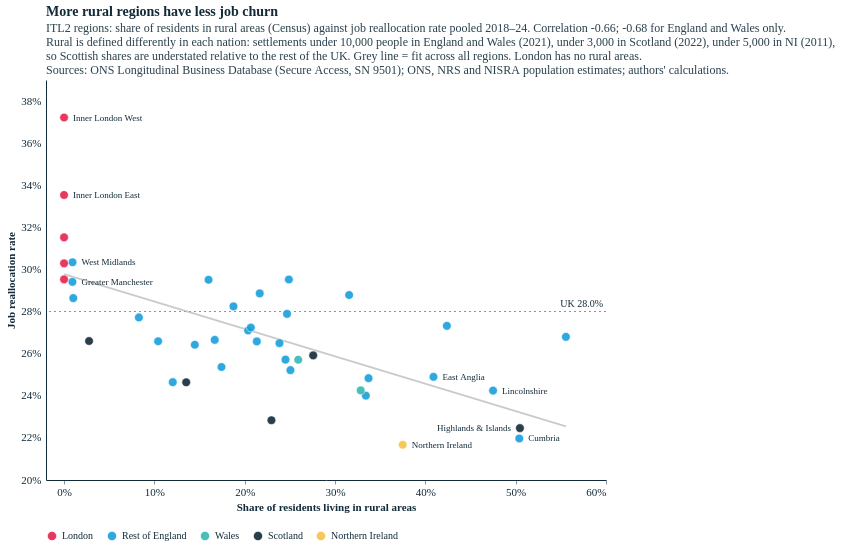

The notebook cell saved with this chart:
### Code cell
# Rural share vs reallocation, pooled 2018-24, all 41 regions, coloured by nation (definitions of "rural" differ by nation)
dr = d.copy()   # 2018-24 frame from the density scatter
dr["area"] = np.where(LONDON(dr), "London", dr.itl2_code.str[:3].map({"TLL": "Wales", "TLM": "Scotland", "TLN": "Northern Ireland"}).fillna("Rest of England"))
AREAS = ["London", "Rest of England", "Wales", "Scotland", "Northern Ireland"]
ACOLS = [ECO["red"], ECO["blue-light"], ECO["turquoise"], ECO["blue-dark"], ECO["yellow"]]
r_r = np.corrcoef(dr.realloc, dr.share_rural)[0, 1]
ew = dr[dr.area.isin(["London", "Rest of England", "Wales"])]; r_ew = np.corrcoef(ew.realloc, ew.share_rural)[0, 1]
print(f"Rural share vs reallocation 2018–24: r = {r_r:.2f} (41 regions); England & Wales only {r_ew:.2f}")

W, H = 560, 400
XR = alt.Scale(domain=[-2, 60], nice=False)
YR = alt.Scale(domain=[float(np.floor(dr.realloc.min() - 1)), float(np.ceil(dr.realloc.max() + 1))], zero=False, nice=False)
b = np.polyfit(dr.share_rural, dr.realloc, 1); fx = np.array([0, dr.share_rural.max()])
labs = place_labels(dr.assign(group=dr.area), "share_rural", "realloc", XR, YR, W, H, max_labels=9, max_len=22, pad=2)
rur = alt.layer(
    alt.Chart(pd.DataFrame({"v": [uk]})).mark_rule(strokeDash=[2, 3], color=TXT, opacity=0.5).encode(y=alt.Y("v:Q", scale=YR)),
    alt.Chart(pd.DataFrame({"x": [XR.domain[1]], "y": [uk]})).mark_text(align="right", baseline="bottom", dx=-3, dy=-3, fontSize=10, color=TXT)
       .encode(x=alt.X("x:Q", scale=XR), y=alt.Y("y:Q", scale=YR), text=alt.value(f"UK {uk:.1f}%")),
    alt.Chart(pd.DataFrame({"x": fx, "y": np.polyval(b, fx)})).mark_line(color=GREY, strokeWidth=1.8, opacity=0.7)
       .encode(x=alt.X("x:Q", scale=XR), y=alt.Y("y:Q", scale=YR)),
    alt.Chart(dr).mark_circle(size=75, opacity=0.9, stroke="white", strokeWidth=0.6).encode(
        x=alt.X("share_rural:Q", scale=XR, title="Share of residents living in rural areas", axis=alt.Axis(values=list(range(0, 61, 10)), labelExpr="datum.label + '%'")),
        y=alt.Y("realloc:Q", scale=YR, title="Job reallocation rate", axis=alt.Axis(labelExpr="datum.label + '%'")),
        color=alt.Color("area:N", scale=alt.Scale(domain=AREAS, range=ACOLS), legend=alt.Legend(title=None, orient="bottom")),
        tooltip=[alt.Tooltip("itl2_name:N", title="Region"), alt.Tooltip("share_rural:Q", format=".0f", title="Rural share (%)"),
                 alt.Tooltip("realloc:Q", format=".1f", title="Reallocation (%)")]),
    *[alt.Chart(labs.iloc[[i]]).mark_text(align=r["align"], dx=r["dx"], fontSize=9, color=TXT)
        .encode(x=alt.X("share_rural:Q", scale=XR), y=alt.Y("realloc:Q", scale=YR), text="short:N") for i, r in labs.iterrows()],
).properties(title=alt.Title("More rural regions have less job churn",
    subtitle=[f"ITL2 regions: share of residents in rural areas (Census) against job reallocation rate pooled 2018–24. Correlation {r_r:.2f}; {r_ew:.2f} for England and Wales only.",
              "Rural is defined differently in each nation: settlements under 10,000 people in England and Wales (2021), under 3,000 in Scotland (2022), under 5,000 in NI (2011),",
              "so Scottish shares are understated relative to the rest of the UK. Grey line = fit across all regions. London has no rural areas.", SOURCE]))
styles.save(rur, str(FIG), "reallocation_rural_share", width=W, height=H)
rur.properties(width=W, height=H)

### Figure 1 — Vega-Lite specification as saved in the notebook (floating-point values rounded to 4 significant figures)
{"config": {"background": "#fff", "font": "Circular Std", "text": {"color": "#122b39", "font": "Circular Std", "align": "left", "dx": 7, "dy": 0, "fontSize": 11}, "view": {"stroke": null, "continuousWidth": 350, "continuousHeight": 280, "discreteWidth": 400, "discreteHeight": 300}, "bar": {"color": "#179fdb"}, "line": {"color": "#e6224b"}, "rule": {"color": "#122b39"}, "point": {"filled": true, "size": 80, "color": "#e6224b", "opacity": 0.95}, "geoshape": {"stroke": "white", "strokeWidth": 0.3}, "axis": {"labelColor": "#122b39", "labelFontSize": 11, "labelFont": "Circular Std", "tickColor": "#122b39", "tickOpacity": 0.5, "domainColor": "#122b39", "domainOpacity": 1, "gridColor": "#122b39", "gridDash": [2, 2], "gridOpacity": 0.5, "title": null, "titleColor": "#122b39", "tickSize": 4, "grid": false, "domain": true}, "axisXDiscrete": {"grid": false, "labelAngle": 0, "tickCount": 10, "tickOpacity": 0.5, "title": null}, "axisYDiscrete": {"ticks": false, "labelPadding": 5, "grid": false}, "axisXTemporal": {"grid": false, "ticks": true}, "axisXQuantitative": {"grid": false}, "axisYQuantitative": {"gridColor": "#122b39", "gridDash": [1, 5], "gridOpacity": 0.5, "ticks": false, "labelPadding": 5, "tickCount": 8, "grid": false}, "title": {"color": "#122b39", "subtitleColor": "#122b39E6", "font": "Circular Std", "subtitleFont": "Circular Std", "anchor": "start", "frame": "group", "fontSize": 14, "subtitleFontSize": 12, "subtitlePadding": 4, "offset": 0}, "legend": {"titleColor": "#122b39", "labelColor": "#122b39"}}, "layer": [{"data": {"name": "data-96a645b64350f0137c1e338abb87db43"}, "mark": {"type": "rule", "color": "#122b39", "opacity": 0.5, "strokeDash": [2, 3]}, "encoding": {"y": {"field": "v", "scale": {"domain": [20.0, 39.0], "nice": false, "zero": false}, "type": "quantitative"}}}, {"data": {"name": "data-2a09cf6332593d26feea41d247a4d797"}, "mark": {"type": "text", "align": "right", "baseline": "bottom", "color": "#122b39", "dx": -3, "dy": -3, "fontSize": 10}, "encoding": {"text": {"value": "UK 28.0%"}, "x": {"field": "x", "scale": {"domain": [-2, 60], "nice": false}, "type": "quantitative"}, "y": {"field": "y", "scale": {"domain": [20.0, 39.0], "nice": false, "zero": false}, "type": "quantitative"}}}, {"data": {"name": "data-fc41bf9563cce1c8c2a5b64d28e2bcb0"}, "mark": {"type": "line", "color": "#B4B4B4", "opacity": 0.7, "strokeWidth": 1.8}, "encoding": {"x": {"field": "x", "scale": {"domain": [-2, 60], "nice": false}, "type": "quantitative"}, "y": {"field": "y", "scale": {"domain": [20.0, 39.0], "nice": false, "zero": false}, "type": "quantitative"}}}, {"data": {"name": "data-3b8d3a4dbd98976176abf2daf823c8a3"}, "mark": {"type": "circle", "opacity": 0.9, "size": 75, "stroke": "white", "strokeWidth": 0.6}, "encoding": {"color": {"field": "area", "legend": {"orient": "bottom", "title": null}, "scale": {"domain": ["London", "Rest of England", "Wales", "Scotland", "Northern Ireland"], "range": ["#e6224b", "#179fdb", "#36b7b4", "#122b39", "#f4c245"]}, "type": "nominal"}, "tooltip": [{"field": "itl2_name", "title": "Region", "type": "nominal"}, {"field": "share_rural", "format": ".0f", "title": "Rural share (%)", "type": "quantitative"}, {"field": "realloc", "format": ".1f", "title": "Reallocation (%)", "type": "quantitative"}], "x": {"axis": {"labelExpr": "datum.label + '%'", "values": [0, 10, 20, 30, 40, 50, 60]}, "field": "share_rural", "scale": {"domain": [-2, 60], "nice": false}, "title": "Share of residents living in rural areas", "type": "quantitative"}, "y": {"axis": {"labelExpr": "datum.label + '%'"}, "field": "realloc", "scale": {"domain": [20.0, 39.0], "nice": false, "zero": false}, "title": "Job reallocation rate", "type": "quantitative"}}}, {"data": {"name": "data-07493aee2c8adf5170c98807112b54c7"}, "mark": {"type": "text", "align": "left", "color": "#122b39", "dx": 9.0, "fontSize": 9}, "encoding": {"text": {"field": "short", "type": "nominal"}, "x": {"field": "share_rural", "scale": {"domain": [-2, 60], "nice": false}, "type": "quantitative"}, "y": {"field": "realloc", "scale": {"domain": [20.0, 39.0], "nice": false, "zero": false}, "type": "quantitative"}}}, {"data": {"name": "data-298a76a77218dff431af27bbd98c7eb9"}, "mark": {"type": "text", "align": "left", "color": "#122b39", "dx": 9.0, "fontSize": 9}, "encoding": {"text": {"field": "short", "type": "nominal"}, "x": {"field": "share_rural", "scale": {"domain": [-2, 60], "nice": false}, "type": "quantitative"}, "y": {"field": "realloc", "scale": {"domain": [20.0, 39.0], "nice": false, "zero": false}, "type": "quantitative"}}}, {"data": {"name": "data-16af607ab7022eaf6b78282d9314cbb9"}, "mark": {"type": "text", "align": "left", "color": "#122b39", "dx": 9.0, "fontSize": 9}, "encoding": {"text": {"field": "short", "type": "nominal"}, "x": {"field": "share_rural", "scale": {"domain": [-2, 60], "nice": false}, "type": "quantitative"}, "y": {"field": "realloc", "scale": {"domain": [20.0, 39.0], "nice": false, "zero": false}, "type": "quantitative"}}}, {"data": {"name": "data-ed8551081c08eae130feb47adc98ba00"}, "mark": {"type": "text", "align": "right", "color": "#122b39", "dx": -9.0, "fontSize": 9}, "encoding": {"text": {"field": "short", "type": "nominal"}, "x": {"field": "share_rural", "scale": {"domain": [-2, 60], "nice": false}, "type": "quantitative"}, "y": {"field": "realloc", "scale": {"domain": [20.0, 39.0], "nice": false, "zero": false}, "type": "quantitative"}}}, {"data": {"name": "data-975483866bd35fdad16cb3c36ad85292"}, "mark": {"type": "text", "align": "left", "color": "#122b39", "dx": 9.0, "fontSize": 9}, "encoding": {"text": {"field": "short", "type": "nominal"}, "x": {"field": "share_rural", "scale": {"domain": [-2, 60], "nice": false}, "type": "quantitative"}, "y": {"field": "realloc", "scale": {"domain": [20.0, 39.0], "nice": false, "zero": false}, "type": "quantitative"}}}, {"data": {"name": "data-0e9a7324f308273e7ceae8f0e6902bd9"}, "mark": {"type": "text", "align": "left", "color": "#122b39", "dx": 9.0, "fontSize": 9}, "encoding": {"text": {"field": "short", "type": "nominal"}, "x": {"field": "share_rural", "scale": {"domain": [-2, 60], "nice": false}, "type": "quantitative"}, "y": {"field": "realloc", "scale": {"domain": [20.0, 39.0], "nice": false, "zero": false}, "type": "quantitative"}}}, {"data": {"name": "data-93b8a374665c2c6c4b1695fa0dfbd832"}, "mark": {"type": "text", "align": "left", "color": "#122b39", "dx": 9.0, "fontSize": 9}, "encoding": {"text": {"field": "short", "type": "nominal"}, "x": {"field": "share_rural", "scale": {"domain": [-2, 60], "nice": false}, "type": "quantitative"}, "y": {"field": "realloc", "scale": {"domain": [20.0, 39.0], "nice": false, "zero": false}, "type": "quantitative"}}}, {"data": {"name": "data-c82f9c90dbb74cdb1dee19ab6136390f"}, "mark": {"type": "text", "align": "left", "color": "#122b39", "dx": 9.0, "fontSize": 9}, "encoding": {"text": {"field": "short", "type": "nominal"}, "x": {"field": "share_rural", "scale": {"domain": [-2, 60], "nice": false}, "type": "quantitative"}, "y": {"field": "realloc", "scale": {"domain": [20.0, 39.0], "nice": false, "zero": false}, "type": "quantitative"}}}, {"data": {"name": "data-7049de90d062d503391a9e2b31fece38"}, "mark": {"type": "text", "align": "left", "color": "#122b39", "dx": 9.0, "fontSize": 9}, "encoding": {"text": {"field": "short", "type": "nominal"}, "x": {"field": "share_rural", "scale": {"domain": [-2, 60], "nice": false}, "type": "quantitative"}, "y": {"field": "realloc", "scale": {"domain": [20.0, 39.0], "nice": false, "zero": false}, "type": "quantitative"}}}], "height": 400, "title": {"text": "More rural regions have less job churn", "subtitle": ["ITL2 regions: share of residents in rural areas (Census) against job reallocation rate pooled 2018–24. Correlation -0.66; -0.68 for England and Wales only.", "Rural is defined differently in each nation: settlements under 10,000 people in England and Wales (2021), under 3,000 in Scotland (2022), under 5,000 in NI (2011),", "so Scottish shares are understated relative to the rest of the UK. Grey line = fit across all regions. London has no rural areas.", "Sources: ONS Longitudinal Business Database (Secure Access, SN 9501); ONS, NRS and NISRA population estimates; authors' calculations."]}, "width": 560, "$schema": "https://vega.github.io/schema/vega-lite/v5.20.1.json", "datasets": {"data-96a645b64350f0137c1e338abb87db43": [{"v": 28.0}], "data-2a09cf6332593d26feea41d247a4d797": [{"x": 60, "y": 28.0}], "data-fc41bf9563cce1c8c2a5b64d28e2bcb0": [{"x": 0.0, "y": 29.78}, {"x": 55.56, "y": 22.55}], "data-3b8d3a4dbd98976176abf2daf823c8a3": [{"itl2_code": "TLC1", "realloc": 27.89, "emp": 472200.0, "Entry and exit": 7.515, "Site openings and closures": 7.55, "Expansion and contraction": 12.83, "itl2_name": "Tees Valley and Durham", "share_rural": 24.69, "pwd_pool": 2981.0, "log_pwd": 8.0, "group": "Rest of UK", "area": "Rest of England"}, {"itl2_code": "TLC2", "realloc": 24.65, "emp": 647500.0, "Entry and exit": 5.506, "Site openings and closures": 6.517, "Expansion and contraction": 12.62, "itl2_name": "Northumberland, and Tyne and Wear", "share_rural": 12.04, "pwd_pool": 3869.0, "log_pwd": 8.261, "group": "Rest of UK", "area": "Rest of England"}, {"itl2_code": "TLD1", "realloc": 21.97, "emp": 246700.0, "Entry and exit": 5.034, "Site openings and closures": 5.708, "Expansion and contraction": 11.23, "itl2_name": "Cumbria", "share_rural": 50.4, "pwd_pool": 1882.0, "log_pwd": 7.54, "group": "Rest of UK", "area": "Rest of England"}, {"itl2_code": "TLD3", "realloc": 29.41, "emp": 1403000.0, "Entry and exit": 7.538, "Site openings and closures": 7.306, "Expansion and contraction": 14.57, "itl2_name": "Greater Manchester", "share_rural": 0.9253, "pwd_pool": 4980.0, "log_pwd": 8.513, "group": "Rest of UK", "area": "Rest of England"}, {"itl2_code": "TLD4", "realloc": 25.37, "emp": 661400.0, "Entry and exit": 6.612, "Site openings and closures": 6.322, "Expansion and contraction": 12.43, "itl2_name": "Lancashire", "share_rural": 17.43, "pwd_pool": 3522.0, "log_pwd": 8.167, "group": "Rest of UK", "area": "Rest of England"}, {"itl2_code": "TLD6", "realloc": 28.25, "emp": 523600.0, "Entry and exit": 6.466, "Site openings and closures": 7.865, "Expansion and contraction": 13.92, "itl2_name": "Cheshire", "share_rural": 18.76, "pwd_pool": 2794.0, "log_pwd": 7.935, "group": "Rest of UK", "area": "Rest of England"}, {"itl2_code": "TLD7", "realloc": 28.64, "emp": 664200.0, "Entry and exit": 6.41, "Site openings and closures": 7.996, "Expansion and contraction": 14.24, "itl2_name": "Merseyside", "share_rural": 1.02, "pwd_pool": 4850.0, "log_pwd": 8.487, "group": "Rest of UK", "area": "Rest of England"}, {"itl2_code": "TLE1", "realloc": 25.22, "emp": 408200.0, "Entry and exit": 5.882, "Site openings and closures": 6.924, "Expansion and contraction": 12.41, "itl2_name": "East Yorkshire and Northern Lincolnshire", "share_rural": 25.06, "pwd_pool": 3265.0, "log_pwd": 8.091, "group": "Rest of UK", "area": "Rest of England"}, {"itl2_code": "TLE2", "realloc": 27.32, "emp": 407100.0, "Entry and exit": 6.502, "Site openings and closures": 7.397, "Expansion and contraction": 13.42, "itl2_name": "North Yorkshire", "share_rural": 42.38, "pwd_pool": 2171.0, "log_pwd": 7.683, "group": "Rest of UK", "area": "Rest of England"}, {"itl2_code": "TLE3", "realloc": 27.72, "emp": 586900.0, "Entry and exit": 6.258, "Site openings and closures": 8.379, "Expansion and contraction": 13.08, "itl2_name": "South Yorkshire", "share_rural": 8.285, "pwd_pool": 3575.0, "log_pwd": 8.182, "group": "Rest of UK", "area": "Rest of England"}, {"itl2_code": "TLE4", "realloc": 26.59, "emp": 1102000.0, "Entry and exit": 6.388, "Site openings and closures": 6.895, "Expansion and contraction": 13.31, "itl2_name": "West Yorkshire", "share_rural": 10.41, "pwd_pool": 4050.0, "log_pwd": 8.307, "group": "Rest of UK", "area": "Rest of England"}, {"itl2_code": "TLF1", "realloc": 27.1, "emp": 971100.0, "Entry and exit": 6.132, "Site openings and closures": 7.118, "Expansion and contraction": 13.85, "itl2_name": "Derbyshire and Nottinghamshire", "share_rural": 20.37, "pwd_pool": 3351.0, "log_pwd": 8.117, "group": "Rest of UK", "area": "Rest of England"}, {"itl2_code": "TLF2", "realloc": 29.52, "emp": 907300.0, "Entry and exit": 7.741, "Site openings and closures": 7.582, "Expansion and contraction": 14.2, "itl2_name": "Leicestershire, Rutland and Northamptonshire", "share_rural": 24.89, "pwd_pool": 3835.0, "log_pwd": 8.252, "group": "Rest of UK", "area": "Rest of England"}, {"itl2_code": "TLF3", "realloc": 24.25, "emp": 308700.0, "Entry and exit": 6.109, "Site openings and closures": 5.88, "Expansion and contraction": 12.26, "itl2_name": "Lincolnshire", "share_rural": 47.5, "pwd_pool": 1821.0, "log_pwd": 7.507, "group": "Rest of UK", "area": "Rest of England"}, {"itl2_code": "TLG1", "realloc": 28.79, "emp": 678000.0, "Entry and exit": 8.803, "Site openings and closures": 6.776, "Expansion and contraction": 13.21, "itl2_name": "Herefordshire, Worcestershire and Warwickshire", "share_rural": 31.56, "pwd_pool": 2417.0, "log_pwd": 7.79, "group": "Rest of UK", "area": "Rest of England"}, {"itl2_code": "TLG2", "realloc": 25.72, "emp": 719900.0, "Entry and exit": 5.795, "Site openings and closures": 7.069, "Expansion and contraction": 12.85, "itl2_name": "Shropshire and Staffordshire", "share_rural": 24.52, "pwd_pool": 2598.0, "log_pwd": 7.862, "group": "Rest of UK", "area": "Rest of England"}, {"itl2_code": "TLG3", "realloc": 30.34, "emp": 1326000.0, "Entry and exit": 7.814, "Site openings and closures": 7.538, "Expansion and contraction": 14.99, "itl2_name": "West Midlands", "share_rural": 0.937, "pwd_pool": 5444.0, "log_pwd": 8.602, "group": "Rest of UK", "area": "Rest of England"}, {"itl2_code": "TLH1", "realloc": 24.9, "emp": 1197000.0, "Entry and exit": 5.564, "Site openings and closures": 6.668, "Expansion and contraction": 12.67, "itl2_name": "East Anglia", "share_rural": 40.9, "pwd_pool": 2364.0, "log_pwd": 7.768, "group": "Rest of UK", "area": "Rest of England"}, {"itl2_code": "TLH2", "realloc": 29.51, "emp": 955600.0, "Entry and exit": 7.515, "Site openings and closures": 7.215, "Expansion and contraction": 14.78, "itl2_name": "Bedfordshire and Hertfordshire", "share_rural": 16.0, "pwd_pool": 3941.0, "log_pwd": 8.279, "group": "Rest of UK", "area": "Rest of England"}, {"itl2_code": "TLH3", "realloc": 27.24, "emp": 748100.0, "Entry and exit": 7.452, "Site openings and closures": 6.724, "Expansion and contraction": 13.07, "itl2_name": "Essex", "share_rural": 20.68, "pwd_pool": 3464.0, "log_pwd": 8.15, "group": "Rest of UK", "area": "Rest of England"}, {"itl2_code": "TLI3", "realloc": 37.22, "emp": 2265000.0, "Entry and exit": 9.595, "Site openings and closures": 10.1, "Expansion and contraction": 17.52, "itl2_name": "Inner London - West", "share_rural": 0.0, "pwd_pool": 14630.0, "log_pwd": 9.591, "group": "London", "area": "London"}, {"itl2_code": "TLI4", "realloc": 33.54, "emp": 1432000.0, "Entry and exit": 8.72, "Site openings and closures": 8.632, "Expansion and contraction": 16.18, "itl2_name": "Inner London - East", "share_rural": 0.0, "pwd_pool": 15040.0, "log_pwd": 9.618, "group": "London", "area": "London"}, {"itl2_code": "TLI5", "realloc": 30.29, "emp": 597800.0, "Entry and exit": 9.967, "Site openings and closures": 6.516, "Expansion and contraction": 13.81, "itl2_name": "Outer London - East and North East", "share_rural": 0.0, "pwd_pool": 8335.0, "log_pwd": 9.028, "group": "London", "area": "London"}, {"itl2_code": "TLI6", "realloc": 29.53, "emp": 489200.0, "Entry and exit": 8.752, "Site openings and closures": 7.048, "Expansion and contraction": 13.73, "itl2_name": "Outer London - South", "share_rural": 0.0, "pwd_pool": 6964.0, "log_pwd": 8.849, "group": "London", "area": "London"}, {"itl2_code": "TLI7", "realloc": 31.52, "emp": 949900.0, "Entry and exit": 9.274, "Site openings and closures": 7.038, "Expansion and contraction": 15.21, "itl2_name": "Outer London - West and North West", "share_rural": 0.0, "pwd_pool": 7974.0, "log_pwd": 8.984, "group": "London", "area": "London"}, {"itl2_code": "TLJ1", "realloc": 28.86, "emp": 1386000.0, "Entry and exit": 7.385, "Site openings and closures": 7.368, "Expansion and contraction": 14.11, "itl2_name": "Berkshire, Buckinghamshire and Oxfordshire", "share_rural": 21.66, "pwd_pool": 3375.0, "log_pwd": 8.124, "group": "Rest of UK", "area": "Rest of England"}, {"itl2_code": "TLJ2", "realloc": 26.43, "emp": 1316000.0, "Entry and exit": 6.921, "Site openings and closures": 6.539, "Expansion and contraction": 12.96, "itl2_name": "Surrey, East and West Sussex", "share_rural": 14.48, "pwd_pool": 3615.0, "log_pwd": 8.193, "group": "Rest of UK", "area": "Rest of England"}, {"itl2_code": "TLJ3", "realloc": 26.66, "emp": 901200.0, "Entry and exit": 6.275, "Site openings and closures": 7.814, "Expansion and contraction": 12.57, "itl2_name": "Hampshire and Isle of Wight", "share_rural": 16.68, "pwd_pool": 4018.0, "log_pwd": 8.299, "group": "Rest of UK", "area": "Rest of England"}, {"itl2_code": "TLJ4", "realloc": 26.5, "emp": 749300.0, "Entry and exit": 6.717, "Site openings and closures": 6.778, "Expansion and contraction": 13.01, "itl2_name": "Kent", "share_rural": 23.85, "pwd_pool": 3533.0, "log_pwd": 8.17, "group": "Rest of UK", "area": "Rest of England"}, {"itl2_code": "TLK1", "realloc": 26.58, "emp": 1274000.0, "Entry and exit": 5.96, "Site openings and closures": 7.373, "Expansion and contraction": 13.25, "itl2_name": "Gloucestershire, Wiltshire and Bath/Bristol area", "share_rural": 21.34, "pwd_pool": 3652.0, "log_pwd": 8.203, "group": "Rest of UK", "area": "Rest of England"}, {"itl2_code": "TLK2", "realloc": 24.84, "emp": 587300.0, "Entry and exit": 5.945, "Site openings and closures": 6.28, "Expansion and contraction": 12.61, "itl2_name": "Dorset and Somerset", "share_rural": 33.71, "pwd_pool": 2842.0, "log_pwd": 7.952, "group": "Rest of UK", "area": "Rest of England"}, {"itl2_code": "TLK3", "realloc": 26.8, "emp": 237300.0, "Entry and exit": 6.794, "Site openings and closures": 7.093, "Expansion and contraction": 12.91, "itl2_name": "Cornwall and Isles of Scilly", "share_rural": 55.56, "pwd_pool": 1606.0, "log_pwd": 7.382, "group": "Rest of UK", "area": "Rest of England"}, {"itl2_code": "TLK4", "realloc": 24.01, "emp": 521000.0, "Entry and exit": 5.719, "Site openings and closures": 6.212, "Expansion and contraction": 12.08, "itl2_name": "Devon", "share_rural": 33.41, "pwd_pool": 3032.0, "log_pwd": 8.017, "group": "Rest of UK", "area": "Rest of England"}, {"itl2_code": "TLL1", "realloc": 24.26, "emp": 753300.0, "Entry and exit": 5.967, "Site openings and closures": 5.988, "Expansion and contraction": 12.3, "itl2_name": "West Wales and The Valleys", "share_rural": 32.84, "pwd_pool": 1741.0, "log_pwd": 7.462, "group": "Rest of UK", "area": "Wales"}, {"itl2_code": "TLL2", "realloc": 25.71, "emp": 572600.0, "Entry and exit": 5.633, "Site openings and closures": 6.831, "Expansion and contraction": 13.25, "itl2_name": "East Wales", "share_rural": 25.93, "pwd_pool": 3363.0, "log_pwd": 8.12, "group": "Rest of UK", "area": "Wales"}, {"itl2_code": "TLM5", "realloc": 25.92, "emp": 280700.0, "Entry and exit": 5.753, "Site openings and closures": 6.979, "Expansion and contraction": 13.19, "itl2_name": "North Eastern Scotland", "share_rural": 27.58, "pwd_pool": 3336.0, "log_pwd": 8.112, "group": "Rest of UK", "area": "Scotland"}, {"itl2_code": "TLM6", "realloc": 22.47, "emp": 231400.0, "Entry and exit": 4.699, "Site openings and closures": 6.206, "Expansion and contraction": 11.56, "itl2_name": "Highlands and Islands", "share_rural": 50.47, "pwd_pool": 1552.0, "log_pwd": 7.347, "group": "Rest of UK", "area": "Scotland"}, {"itl2_code": "TLM7", "realloc": 24.64, "emp": 952400.0, "Entry and exit": 4.731, "Site openings and closures": 6.717, "Expansion and contraction": 13.19, "itl2_name": "Eastern Scotland", "share_rural": 13.52, "pwd_pool": 4500.0, "log_pwd": 8.412, "group": "Rest of UK", "area": "Scotland"}, {"itl2_code": "TLM8", "realloc": 26.6, "emp": 753100.0, "Entry and exit": 5.741, "Site openings and closures": 7.27, "Expansion and contraction": 13.59, "itl2_name": "West Central Scotland", "share_rural": 2.769, "pwd_pool": 5363.0, "log_pwd": 8.587, "group": "Rest of UK", "area": "Scotland"}, {"itl2_code": "TLM9", "realloc": 22.84, "emp": 361000.0, "Entry and exit": 5.253, "Site openings and closures": 5.305, "Expansion and contraction": 12.28, "itl2_name": "Southern Scotland", "share_rural": 22.96, "pwd_pool": 2927.0, "log_pwd": 7.982, "group": "Rest of UK", "area": "Scotland"}, {"itl2_code": "TLN0", "realloc": 21.67, "emp": 840900.0, "Entry and exit": 4.543, "Site openings and closures": 4.805, "Expansion and contraction": 12.33, "itl2_name": "Northern Ireland", "share_rural": 37.49, "pwd_pool": 3069.0, "log_pwd": 8.029, "group": "Rest of UK", "area": "Northern Ireland"}], "data-07493aee2c8adf5170c98807112b54c7": [{"itl2_code": "TLI3", "realloc": 37.22, "emp": 2265000.0, "Entry and exit": 9.595, "Site openings and closures": 10.1, "Expansion and contraction": 17.52, "itl2_name": "Inner London - West", "share_rural": 0.0, "pwd_pool": 14630.0, "log_pwd": 9.591, "group": "London", "area": "London", "px": 18.06, "py": 37.54, "short": "Inner London West", "rad": 4.0, "prio": 13.61, "align": "left", "dx": 9.0}], "data-298a76a77218dff431af27bbd98c7eb9": [{"itl2_code": "TLI4", "realloc": 33.54, "emp": 1432000.0, "Entry and exit": 8.72, "Site openings and closures": 8.632, "Expansion and contraction": 16.18, "itl2_name": "Inner London - East", "share_rural": 0.0, "pwd_pool": 15040.0, "log_pwd": 9.618, "group": "London", "area": "London", "px": 18.06, "py": 115.0, "short": "Inner London East", "rad": 4.0, "prio": 12.53, "align": "left", "dx": 9.0}], "data-16af607ab7022eaf6b78282d9314cbb9": [{"itl2_code": "TLD1", "realloc": 21.97, "emp": 246700.0, "Entry and exit": 5.034, "Site openings and closures": 5.708, "Expansion and contraction": 11.23, "itl2_name": "Cumbria", "share_rural": 50.4, "pwd_pool": 1882.0, "log_pwd": 7.54, "group": "Rest of England", "area": "Rest of England", "px": 473.3, "py": 358.5, "short": "Cumbria", "rad": 4.0, "prio": 2.49, "align": "left", "dx": 9.0}], "data-ed8551081c08eae130feb47adc98ba00": [{"itl2_code": "TLM6", "realloc": 22.47, "emp": 231400.0, "Entry and exit": 4.699, "Site openings and closures": 6.206, "Expansion and contraction": 11.56, "itl2_name": "Highlands and Islands", "share_rural": 50.47, "pwd_pool": 1552.0, "log_pwd": 7.347, "group": "Scotland", "area": "Scotland", "px": 473.9, "py": 348.1, "short": "Highlands & Islands", "rad": 4.0, "prio": 2.39, "align": "right", "dx": -9.0}], "data-975483866bd35fdad16cb3c36ad85292": [{"itl2_code": "TLN0", "realloc": 21.67, "emp": 840900.0, "Entry and exit": 4.543, "Site openings and closures": 4.805, "Expansion and contraction": 12.33, "itl2_name": "Northern Ireland", "share_rural": 37.49, "pwd_pool": 3069.0, "log_pwd": 8.029, "group": "Northern Ireland", "area": "Northern Ireland", "px": 356.7, "py": 364.8, "short": "Northern Ireland", "rad": 4.0, "prio": 2.03, "align": "left", "dx": 9.0}], "data-0e9a7324f308273e7ceae8f0e6902bd9": [{"itl2_code": "TLF3", "realloc": 24.25, "emp": 308700.0, "Entry and exit": 6.109, "Site openings and closures": 5.88, "Expansion and contraction": 12.26, "itl2_name": "Lincolnshire", "share_rural": 47.5, "pwd_pool": 1821.0, "log_pwd": 7.507, "group": "Rest of England", "area": "Rest of England", "px": 447.1, "py": 310.6, "short": "Lincolnshire", "rad": 4.0, "prio": 1.908, "align": "left", "dx": 9.0}], "data-93b8a374665c2c6c4b1695fa0dfbd832": [{"itl2_code": "TLG3", "realloc": 30.34, "emp": 1326000.0, "Entry and exit": 7.814, "Site openings and closures": 7.538, "Expansion and contraction": 14.99, "itl2_name": "West Midlands", "share_rural": 0.937, "pwd_pool": 5444.0, "log_pwd": 8.602, "group": "Rest of England", "area": "Rest of England", "px": 26.53, "py": 182.2, "short": "West Midlands", "rad": 4.0, "prio": 1.702, "align": "left", "dx": 9.0}], "data-c82f9c90dbb74cdb1dee19ab6136390f": [{"itl2_code": "TLD3", "realloc": 29.41, "emp": 1403000.0, "Entry and exit": 7.538, "Site openings and closures": 7.306, "Expansion and contraction": 14.57, "itl2_name": "Greater Manchester", "share_rural": 0.9253, "pwd_pool": 4980.0, "log_pwd": 8.513, "group": "Rest of England", "area": "Rest of England", "px": 26.42, "py": 201.9, "short": "Greater Manchester", "rad": 4.0, "prio": 1.525, "align": "left", "dx": 9.0}], "data-7049de90d062d503391a9e2b31fece38": [{"itl2_code": "TLH1", "realloc": 24.9, "emp": 1197000.0, "Entry and exit": 5.564, "Site openings and closures": 6.668, "Expansion and contraction": 12.67, "itl2_name": "East Anglia", "share_rural": 40.9, "pwd_pool": 2364.0, "log_pwd": 7.768, "group": "Rest of England", "area": "Rest of England", "px": 387.5, "py": 296.8, "short": "East Anglia", "rad": 4.0, "prio": 1.434, "align": "left", "dx": 9.0}]}}
